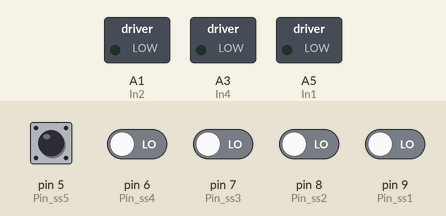
A sketch run on a simulated Arduino Nano, built with avr-gcc and run on an emulated ATmega328P. Parts: switched loads named in the sketch (green lamp = pin HIGH). The test bench sets the inputs (shaded band); at power-on: pin 5 (Pin_ss5), pin 6 (Pin_ss4), pin 7 (Pin_ss3), pin 8 (Pin_ss2), pin 9 (Pin_ss1) LOW. What the sketch prints to the serial monitor is not drawn.

Above: at 1.2 s.
1.3 s: pin 5 (Pin_ss5) driven HIGH
At 1.47 s:
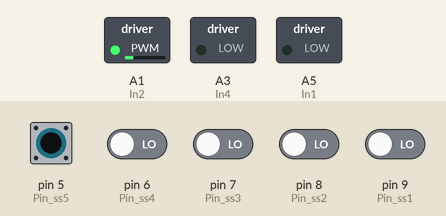
4.3 s: pin 9 (Pin_ss1) driven HIGH
At 4.59 s:
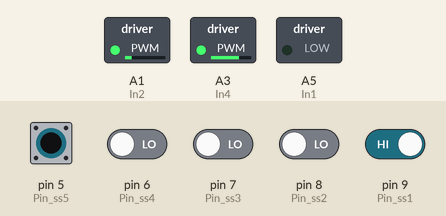
7.3 s: pin 5 (Pin_ss5) driven LOW
10.3 s: pin 6 (Pin_ss4) driven HIGH
11.8 s: pin 5 (Pin_ss5) pulsed HIGH 2 times (0.12 s each, 0.3 s apart)
At 12.1 s:
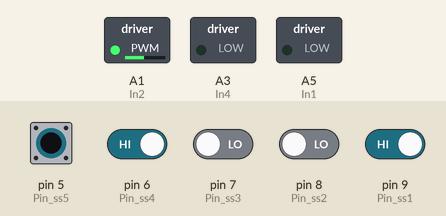
Timing chart, 0 to 15.8 s (numbered marks = the images above; inputs shaded):
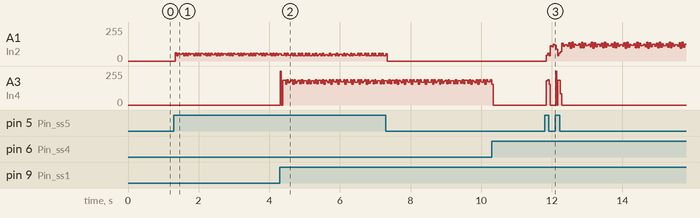

The sketch:

NEW1.ino
```cpp
#define In1  A5
#define In2  A1
#define In3  A6
#define In4  A3

#define Pin_ss5  5
#define Pin_ss4  6
#define Pin_ss3  7
#define Pin_ss2  8
#define Pin_ss1  9

#define DO_PHAN_GIAI  255
#define TI_LE         1
#define DELAY         1
typedef enum
{
  giuaLine = 0,
  lechTrai1,
  lechTrai2,
  lechTrai3,
  lechTrai4,
  lechTrai5,
  lechTrai6,
  lechPhai1,
  lechPhai2,
  lechPhai3,
  lechPhai4,
  lechPhai5,
  lechPhai6,
  lechHoanToan
}
eHuongLech;

typedef enum
{
  motorTrai,
  motorPhai,
}
eMotor;

typedef enum
{
  chayToi,
  chayLui
}
ePhuongHuong;

int ss1, ss2, ss3, ss4, ss5, reg, tocDoTam;
eHuongLech huongLech;
void setup() {
  // initialize serial communications at 9600 bps:
  pinMode(Pin_ss1, INPUT);//Set chân cảm biến 1 là input
  pinMode(Pin_ss2, INPUT);//Set chân cảm biến 2 là input
  pinMode(Pin_ss3, INPUT);//Set chân cảm biến 3 là input
  pinMode(Pin_ss4, INPUT);//Set chân cảm biến 4 là input
  pinMode(Pin_ss5, INPUT);//Set chân cảm biến 5 là input
  Serial.begin(9600);
}

void loop()
{
  switch (timHuongLech())
  {
    case giuaLine:
      if (huongLech >= lechTrai1 && huongLech <= lechTrai5)
        {
        chayMotor(motorTrai, chayToi, tocDo(80));
        delayMicroseconds(2*DELAY);
        }
      else if (huongLech >= lechPhai1 && huongLech <= lechPhai5)
      {
        chayMotor(motorPhai, chayToi, tocDo(100));
        delayMicroseconds(2*DELAY);
      }
      else
      {
        chayMotor(motorTrai, chayToi, tocDo(80));
        chayMotor(motorPhai, chayToi, tocDo(100));

        giamQuanTinh();
      }
      huongLech = giuaLine;
      break;
    case lechTrai1:
      chayMotor(motorTrai, chayToi, tocDo(60));
      chayMotor(motorPhai, chayToi, tocDo(80));

      giamQuanTinh();
      huongLech = lechTrai1;
      break;
    case lechTrai2:
      chayMotor(motorTrai, chayToi, tocDo(55));
      chayMotor(motorPhai, chayToi, tocDo(80));

      giamQuanTinh();
      huongLech = lechTrai2;
      break;
    case lechTrai3:
      chayMotor(motorTrai, chayToi, tocDo(40));
      chayMotor(motorPhai, chayToi, tocDo(80));

      giamQuanTinh();
      huongLech = lechTrai3;
      break;
    case lechTrai4:
      chayMotor(motorTrai, chayToi, tocDo(40));
      chayMotor(motorPhai, chayToi, tocDo(95));

      giamQuanTinh();
      huongLech = lechTrai4;
      break;
     case lechTrai5:
      chayMotor(motorTrai, chayToi, tocDo(35));
      chayMotor(motorPhai, chayToi, tocDo(95));

      giamQuanTinh();
      huongLech = lechTrai5;
      break;
      case lechTrai6:
      chayMotor(motorTrai, chayToi, tocDo(35));
      chayMotor(motorPhai, chayToi, tocDo(95));

      giamQuanTinh();
      huongLech = lechTrai6;
      break;
    case lechPhai1:
      chayMotor(motorTrai, chayToi, tocDo(80));
      chayMotor(motorPhai, chayToi, tocDo(60));

      giamQuanTinh();
      huongLech = lechPhai1;
      break;
    case lechPhai2:
      chayMotor(motorTrai, chayToi, tocDo(80));
      chayMotor(motorPhai, chayToi, tocDo(55));

      giamQuanTinh();
      huongLech = lechPhai2;
      break;
    case lechPhai3:
      chayMotor(motorTrai, chayToi, tocDo(80));
      chayMotor(motorPhai, chayToi, tocDo(40));

      giamQuanTinh();
      huongLech = lechPhai3;
      break;
    case lechPhai4:
      chayMotor(motorTrai, chayToi, tocDo(95));
      chayMotor(motorPhai, chayToi, tocDo(40));

      giamQuanTinh();
      huongLech = lechPhai4;
      break;
    case lechPhai5:
      chayMotor(motorTrai, chayToi, tocDo(70));
      chayMotor(motorPhai, chayToi, tocDo(40));

      giamQuanTinh();
      huongLech = lechPhai5;
      break;
       case lechPhai6:
      chayMotor(motorTrai, chayToi, tocDo(70));
      chayMotor(motorPhai, chayToi, tocDo(40));

      giamQuanTinh();
      huongLech = lechPhai6;
      break;
    default:
      switch (huongLech)
      {
        case lechTrai1:
        case lechTrai2:
        case lechTrai3:
        case lechTrai4:
        case lechTrai5:
          chayMotor(motorPhai, chayToi, tocDo(95));
          chayMotor(motorTrai, chayToi, tocDo(35));

          giamQuanTinh();
          break;
        case lechPhai1:
        case lechPhai2:
        case lechPhai3:
        case lechPhai4:
        case lechPhai5:
          chayMotor(motorPhai, chayToi, tocDo(10));
          chayMotor(motorTrai, chayToi, tocDo(10));

          giamQuanTinh();
          break;
        }
      break;
  }


}

eHuongLech timHuongLech()
{
  ss1 = digitalRead(Pin_ss1);
  ss2 = digitalRead(Pin_ss2);
  ss3 = digitalRead(Pin_ss3);
  ss4 = digitalRead(Pin_ss4);
  ss5 = digitalRead(Pin_ss5);
  reg = 0b00000;
  reg = ss1 << 4 | ss2 << 3 | ss3 << 2 | ss4 << 1 | ss5;
  //Serial.println(reg, BIN);
  switch (reg)
  {
    case 0b11011:
      return giuaLine;
      break;
    case 0b10001:
      return giuaLine;
      break;
    case 0b10011:
      return lechTrai1;
      break;
    case 0b10111:
      return lechTrai2;
      break;
    case 0b00111:
      return lechTrai3;
      break;
    case 0b01111:
      return lechTrai4;
      break;
     case 0b00011:
      return lechTrai5;
      break;
      case 0b00001:
      return lechTrai6;
      break;
    case 0b11001:
      return lechPhai1;
      break;
    case 0b11101:
      return lechPhai2;
      break;
    case 0b11100:
      return lechPhai3;
      break;
    case 0b11110:
      return lechPhai4;
      break;
     case 0b11000:
      return lechPhai5;
      break;
      case 0b10000:
      return lechPhai6;
      break;
    default:
      return lechHoanToan;
      break;
  }
}

void chayMotor(eMotor m, ePhuongHuong phuongHuong, int tocDo)
{
  switch (m)
  {
    case motorTrai:
      {
        switch (phuongHuong)
        {
          case chayToi:
            analogWrite(In4, tocDo);
            analogWrite(In3, 0);
            break;
          case chayLui:
            analogWrite(In4, 0);
            analogWrite(In3, tocDo);
            break;
        }
        //delay(100);
        break;
      }
    case motorPhai:
      {
        switch (phuongHuong)
        {
          case chayToi:
            analogWrite(In2, tocDo);
            analogWrite(In1, 0);
            break;
          case chayLui:
            analogWrite(In2, 0);
            analogWrite(In1, tocDo);
            break;
        }
        //delay(100);
        break;
      }
  }
}

int tocDo(int phanTram)
{
  if (phanTram < 0)
    return 0;
  if (phanTram > 100)
    phanTram = 100;
  tocDoTam =  round((phanTram / 100.0) * DO_PHAN_GIAI * TI_LE);
  Serial.println(tocDoTam);
  return tocDoTam;
}

void giamQuanTinh()
{
  delayMicroseconds(DELAY);
  chayMotor(motorPhai, chayToi, tocDo(0));
  chayMotor(motorTrai, chayToi, tocDo(0));
  delayMicroseconds(DELAY);
}
```
